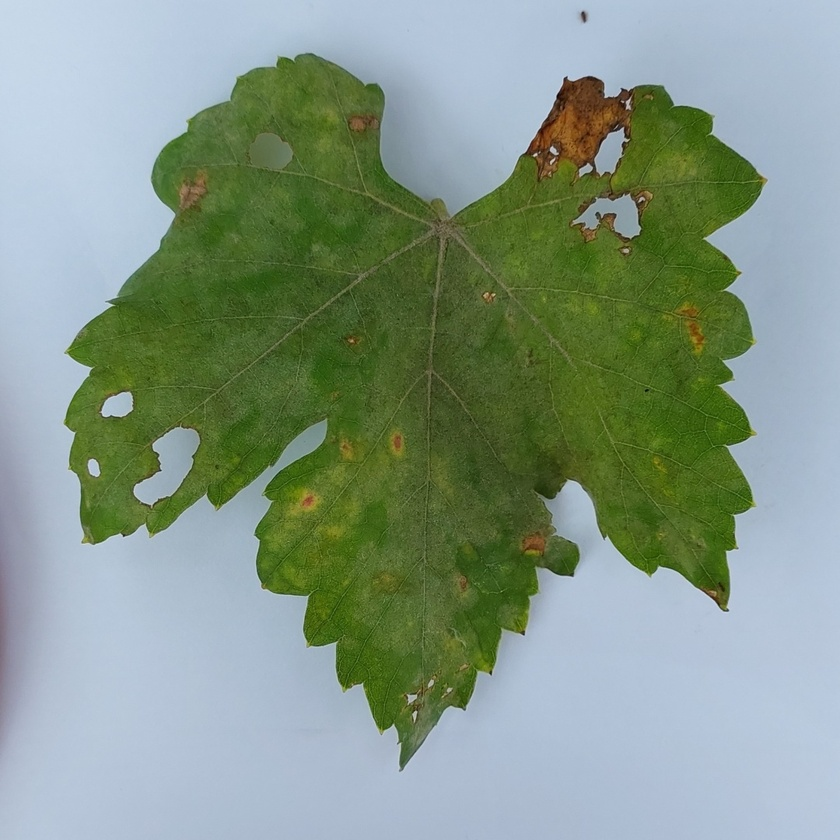
#> input picture skripsi_app_backend/Try Code/image.jpg, 840 x 840 px, shrunk from 1080 x 1080 before the run
$ python preProcessing2.py
#> lines starting #> are read from the running program, lines starting #| are printed output that depends on the picture; after the words box and inside, x2 and y2 are one past the last pixel; in counts of white or black regions, pixels touching at a corner belong together
import cv2

image = cv2.imread("../image.jpg")
#> image is the input picture: shape (840, 840, 3); mean B, G, R 136, 151.9, 133
tmp = cv2.cvtColor(image, cv2.COLOR_BGR2GRAY)
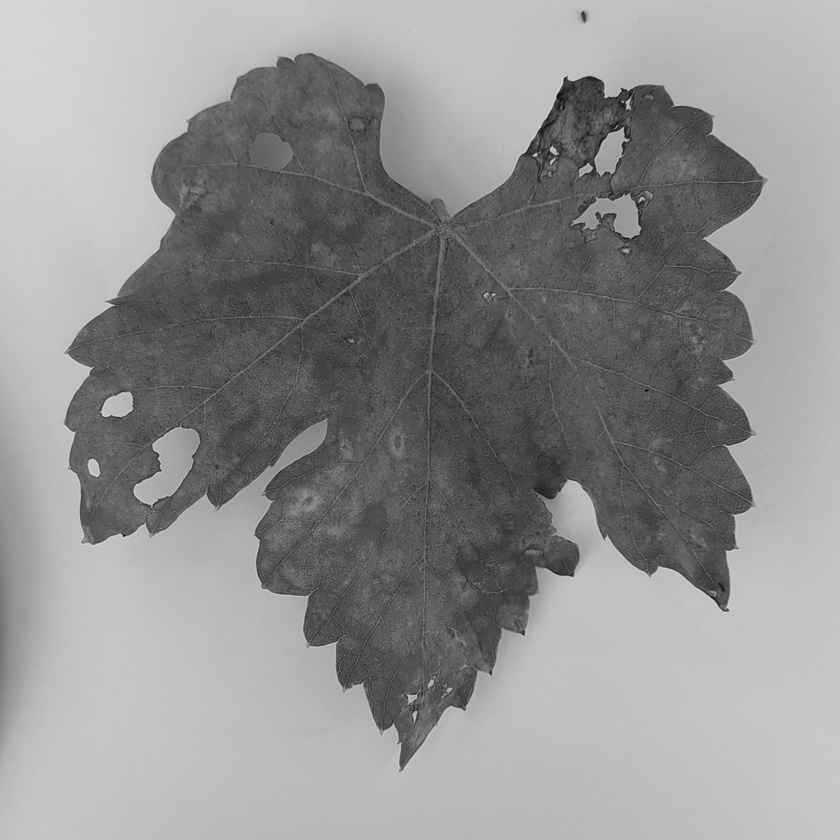
#> tmp: shape (840, 840); min 8, max 219, mean 144.5
_, mask = cv2.threshold(tmp, 127, 255, cv2.THRESH_BINARY)
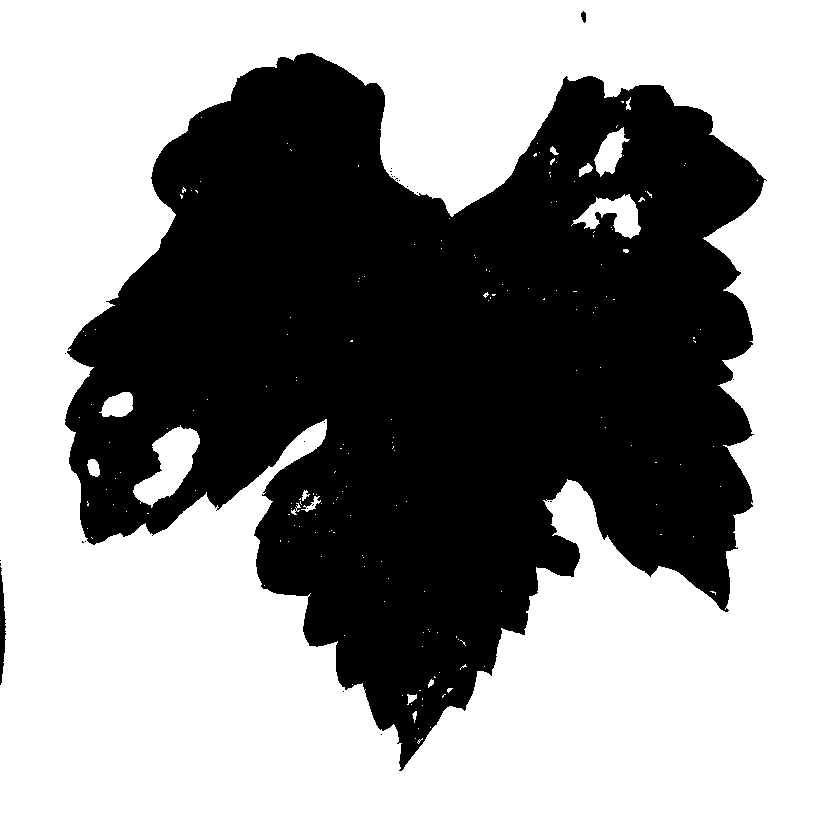
#> mask: shape (840, 840); 58.4% white; 26 black regions (23 under 20 px), largest, box (x1, y1, x2, y2) and area: (65, 53, 767, 771) 293158, (0, 567, 6, 685) 443, (581, 11, 586, 23) 43
mask = cv2.dilate(mask.copy(), None, iterations=10)
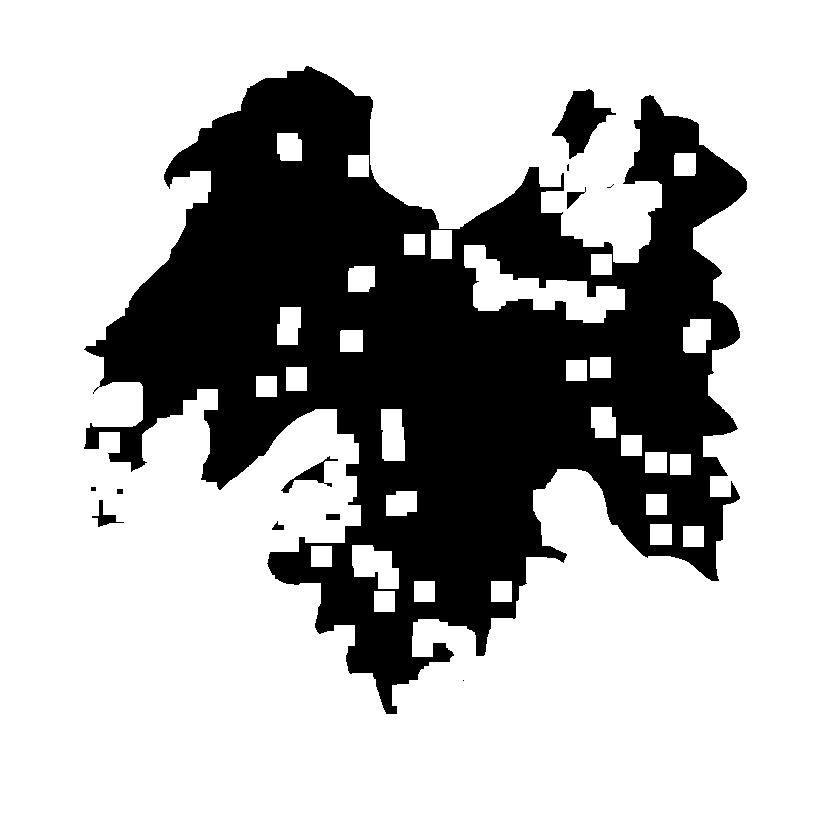
#> mask: shape (840, 840); 71.8% white; 12 black regions (3 under 20 px), largest, box (x1, y1, x2, y2) and area: (84, 66, 747, 714) 195548, (552, 89, 616, 159) 1977, (281, 456, 338, 493) 488
mask = cv2.erode(mask.copy(), None, iterations=10)
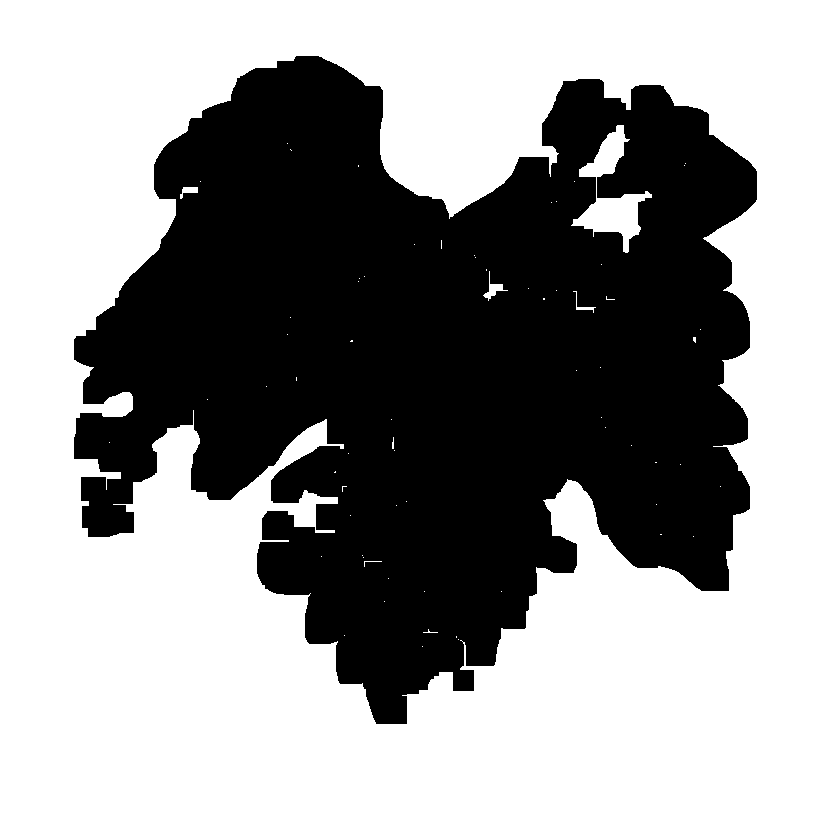
#> mask: shape (840, 840); 60.1% white; 1 black region, box (x1, y1, x2, y2) and area: (74, 56, 757, 724) 281324
b, g, r = cv2.split(image)
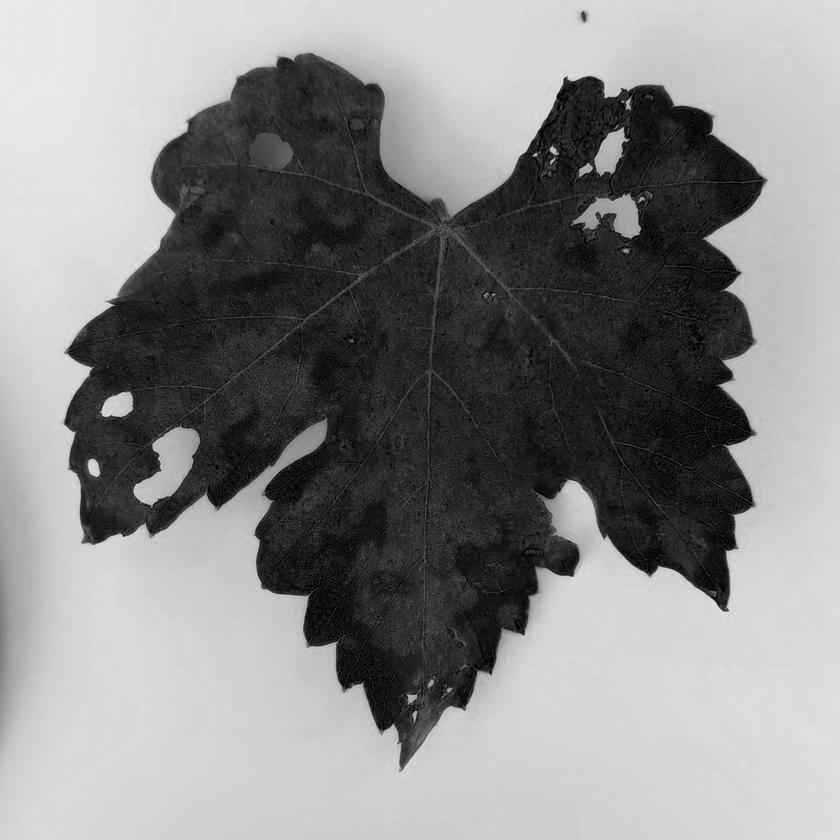
#> b: shape (840, 840); min 0, max 234, mean 136
rgba = [b, g, r, mask]
dst = cv2.merge(rgba, 4)

print(image.shape)
#| (840, 840, 3)
cv2.imshow('image', image)
cv2.imshow('mask', mask)
cv2.imshow('dst', dst)
cv2.waitKey(0)
cv2.destroyAllWindows()

$ run again, with skripsi_app_backend/Try Code/20230529_091443.jpg copied over skripsi_app_backend/Try Code/image.jpg
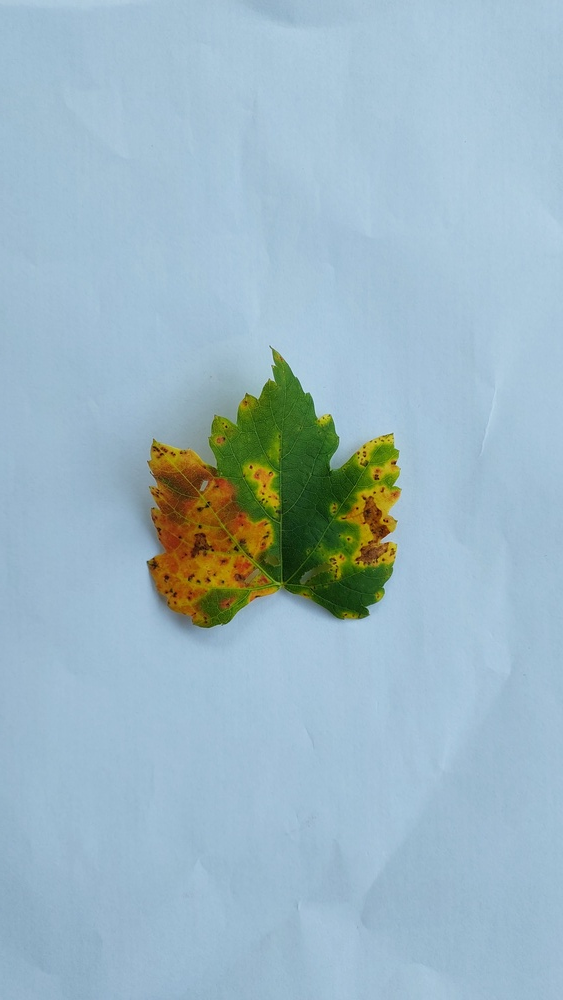
#> input picture skripsi_app_backend/Try Code/20230529_091443.jpg, 563 x 1000 px, shrunk from 2604 x 4624 before the run
#> image is the input picture: shape (1000, 563, 3); mean B, G, R 196.1, 183.4, 156.5
#> `_, mask = cv2.threshold(tmp, 127, 255, cv2.THRESH_BINARY)`:
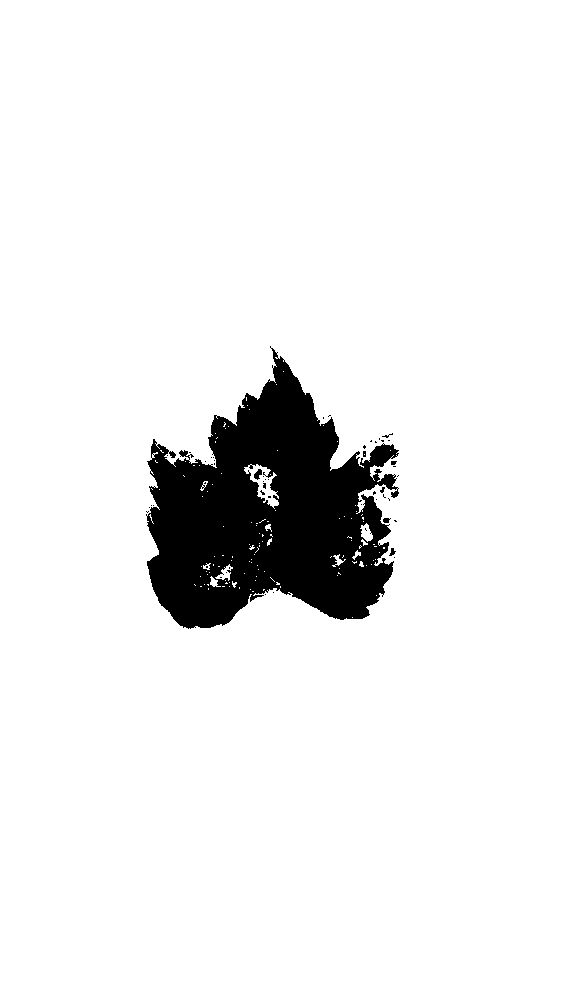
#> mask: shape (1000, 563); 92.6% white; 51 black regions (46 under 20 px), largest, box (x1, y1, x2, y2) and area: (146, 346, 399, 629) 41438, (254, 469, 262, 480) 54, (383, 518, 391, 523) 30, (389, 548, 396, 556) 30, (391, 461, 397, 465) 20
#> `b, g, r = cv2.split(image)`:
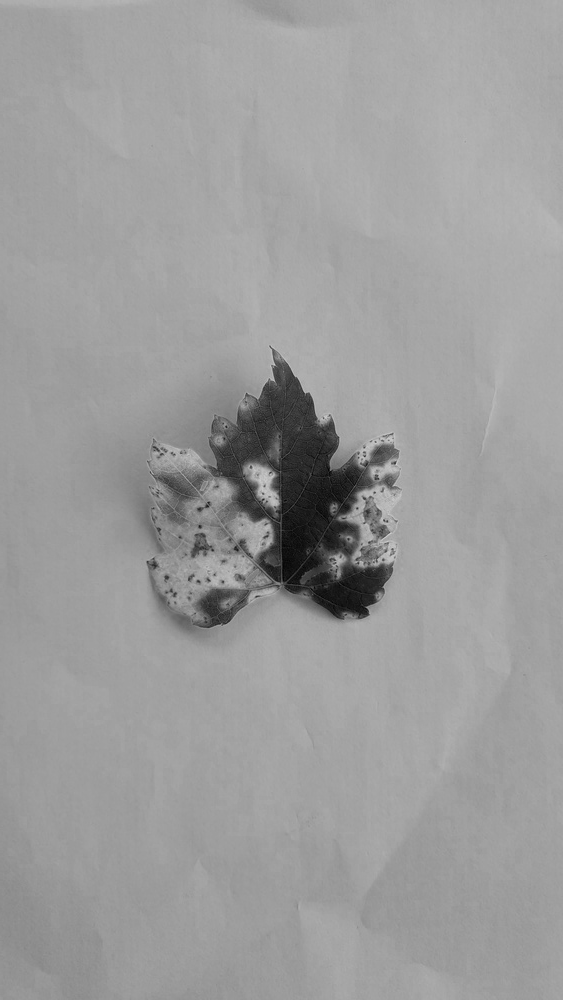
#> r: shape (1000, 563); min 1, max 213, mean 156.5
#| (1000, 563, 3)
